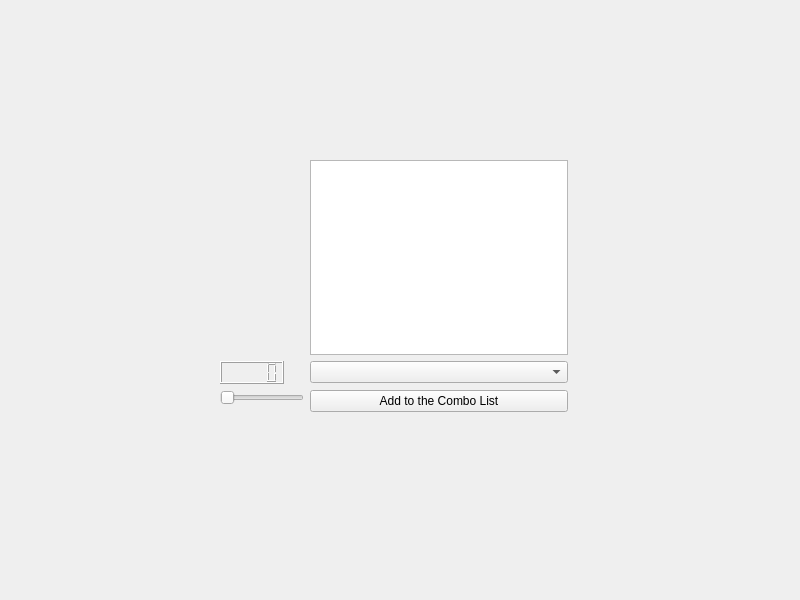
<?xml version="1.0" encoding="UTF-8"?>
<ui version="4.0">
 <class>Widget</class>
 <widget class="QWidget" name="Widget">
  <property name="geometry">
   <rect>
    <x>0</x>
    <y>0</y>
    <width>800</width>
    <height>600</height>
   </rect>
  </property>
  <property name="windowTitle">
   <string>Widget</string>
  </property>
  <widget class="QWidget" name="">
   <property name="geometry">
    <rect>
     <x>220</x>
     <y>160</y>
     <width>348</width>
     <height>252</height>
    </rect>
   </property>
   <layout class="QFormLayout" name="formLayout">
    <item row="1" column="0">
     <widget class="QLCDNumber" name="lcdNumber"/>
    </item>
    <item row="1" column="1">
     <widget class="QComboBox" name="comboListView"/>
    </item>
    <item row="2" column="0">
     <widget class="QSlider" name="sliderView">
      <property name="orientation">
       <enum>Qt::Horizontal</enum>
      </property>
     </widget>
    </item>
    <item row="2" column="1">
     <widget class="QPushButton" name="pushButton">
      <property name="text">
       <string>Add to the Combo List</string>
      </property>
     </widget>
    </item>
    <item row="0" column="1">
     <widget class="QListWidget" name="listWidget"/>
    </item>
   </layout>
  </widget>
 </widget>
 <resources/>
 <connections/>
</ui>
